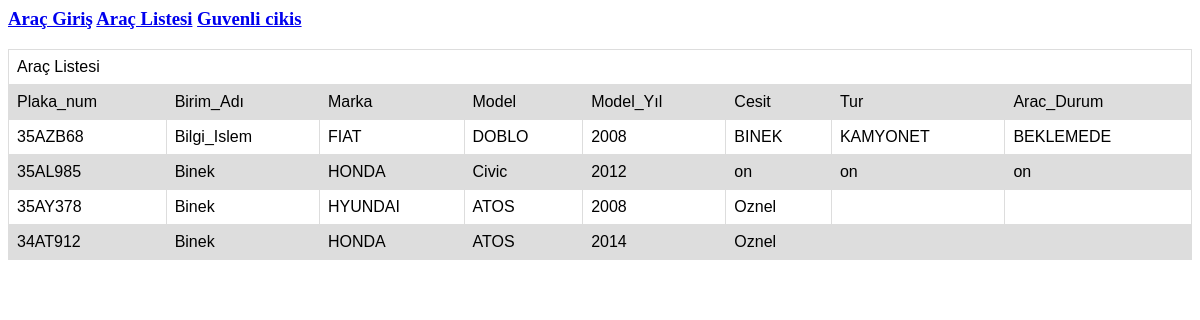
/Arac_Listesi.php, run on the app's committed database.
### tables this page shows
CREATE TABLE IF NOT EXISTS `tbl_plaka` (
  `Plaka_No` varchar(10) NOT NULL,
  `Birim_Adi` varchar(20) NOT NULL,
  `Marka` varchar(20) NOT NULL,
  `Model` varchar(20) NOT NULL,
  `Model_Yil` smallint(4) NOT NULL,
  `Cesit` varchar(20) NOT NULL,
  `Tur` varchar(20) NOT NULL,
  `Arac_Durum` varchar(20) NOT NULL,
  PRIMARY KEY (`Plaka_No`)
);

### Arac_Listesi.php (the view, shortened to what this page needs)
<html>
<head>
</head>
<body><h3>
<a href=arac_giriş.php>Araç Giriş</a>
<a href=Arac_listesi.php>Araç Listesi</a>
<a href=logout.php>Guvenli cikis</a></center>
</h3>
<table border="1"><tr><td colspan="8" align="left">Araç Listesi</td></tr>
<tr>
<td>Plaka_num</td>
<td>Birim_Adı</td>
<td>Marka</td>
<td>Model</td>
<td>Model_Yıl</td>
<td>Cesit</td>
<td>Tur</td>
<td>Arac_Durum</td>
</tr>
<?php
$baglan=mysqli_connect("localhost","sa","12345","arac_plaka");
$sonuc=mysqli_query($baglan,"select * from tbl_Plaka");
while($satir=mysqli_fetch_array($sonuc))
{
echo '<tr>';
echo '<td>'.$satir['Plaka_No'].'</td>';
echo '<td>'.$satir['Birim_Adi'].'</td>';
echo '<td>'.$satir['Marka'].'</td>';
echo '<td>'.$satir['Model'].'</td>';
echo '<td>'.$satir['Model_Yil'].'</td>';
echo '<td>'.$satir['Cesit'].'</td>';
echo '<td>'.$satir['Tur'].'</td>';
echo '<td>'.$satir['Arac_Durum'].'</td>';
echo '</tr>';
}
?>
</table>
</body>
</html>

### Arac_Listesi.php (style rules this page uses)
table { font-family: arial, sans-serif; border-collapse: collapse; width: 100%; }
td, th { border: 1px solid #dddddd; text-align: left; padding: 8px; }
tr:nth-child(even) { background-color: #dddddd; }

### data on the page
tbl_plaka: Plaka_No "35AZB68", Birim_Adi "Bilgi_Islem", Marka "FIAT", Model "DOBLO", Model_Yil "2008", Cesit "BINEK", Tur "KAMYONET", Arac_Durum "BEKLEMEDE"
tbl_plaka: Plaka_No "35AL985", Birim_Adi "Binek", Marka "HONDA", Model "Civic", Model_Yil "2012", Cesit "on", Tur "on", Arac_Durum "on"
tbl_plaka: Plaka_No "35AY378", Birim_Adi "Binek", Marka "HYUNDAI", Model "ATOS", Model_Yil "2008", Cesit "Oznel"
tbl_plaka: Plaka_No "34AT912", Birim_Adi "Binek", Marka "HONDA", Model "ATOS", Model_Yil "2014", Cesit "Oznel"
